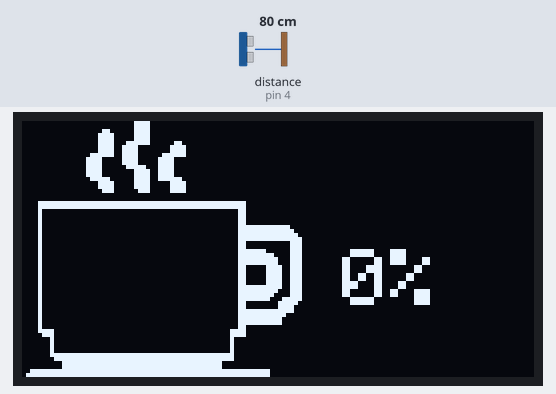
Simulated run of this program. Board: Arduino Uno, built with avr-gcc and run on an emulated ATmega328P. Shown: 128×64 one-colour display. Wiring (inferred from the names in the program): ultrasonic range finder: trigger pin 3; echo pin 4. The test bench sets the inputs (shaded band); at power-on: distance to the obstacle (sensor on pin 4) 80 cm. The echo pulse lasts 58.3 µs per cm; what the program prints to the serial monitor is not drawn.

Above: at 1.3 s.
1.4 s: distance to the obstacle (sensor on pin 4) set to 2 cm
At 4.7 s:
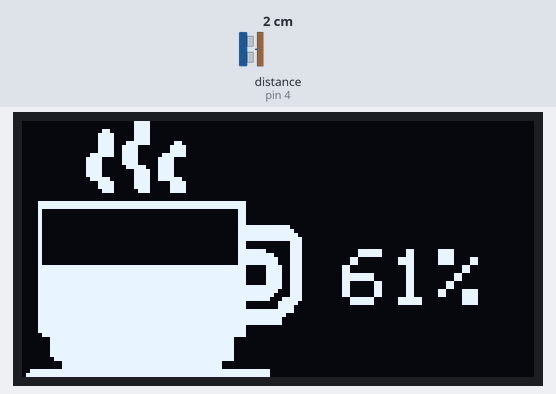
4.8 s: distance to the obstacle (sensor on pin 4) set to 9 cm
At 8.8 s:
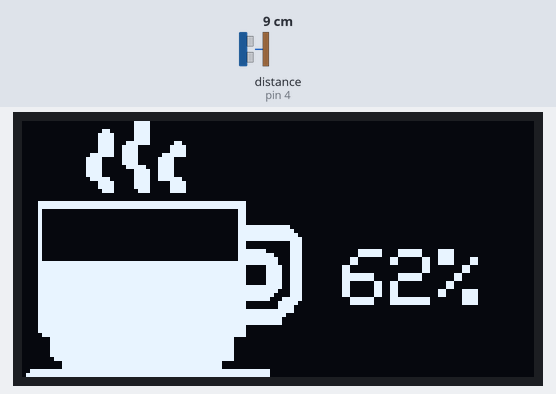
8.9 s: distance to the obstacle (sensor on pin 4) set to 4 cm
At 9.9 s:
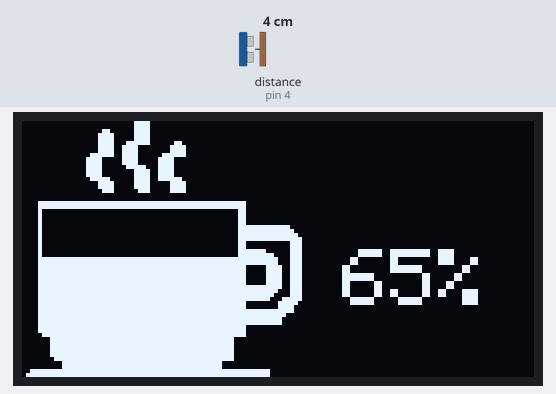
Timing chart, 0 to 11.9 s (numbered marks = the images above; inputs shaded):
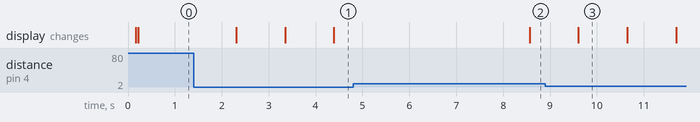

Measured:
- after the input at 1.4 s, the display: first changes after 0.91 s (image 1 shows a later state)
- after the input at 8.9 s, the display: changes after 0.71 s (image 3)
- what the display in image 3 shows lasts 1.0 s, from 9.6 s to 10.6 s

The program:

main.cpp
```cpp
#include <Arduino.h>
#include <SPI.h>
#include <Wire.h>
#include <HCSR04.h>
#include <Adafruit_SSD1306.h>

#include <RollingAverage.hpp>

// Distance Sensor
int triggerPin = 3;
int echoPin = 4;
RollingAverage distances;


// Display
#define SCREEN_WIDTH 128 // OLED display width, in pixels
#define SCREEN_HEIGHT 64 // OLED display height, in pixels
#define SCREEN_ADDRESS 0x3C ///< See datasheet for Address; 0x3D for 128x64, 0x3C for 128x32

int i2cAddress = 0x3C;
Adafruit_SSD1306 display(SCREEN_WIDTH, SCREEN_HEIGHT, &Wire, -1);

// 'Full Cup', 124x64px
const unsigned char bitmap_FullCup [] PROGMEM = {
	0x00, 0x00, 0x00, 0x0f, 0x00, 0x00, 0x00, 0x00, 0x00, 0x00, 0x00, 0x00, 0x00, 0x00, 0x00, 0x00,
	0x00, 0x00, 0x00, 0x0f, 0x00, 0x00, 0x00, 0x00, 0x00, 0x00, 0x00, 0x00, 0x00, 0x00, 0x00, 0x00,
	0x00, 0x00, 0x0c, 0x0f, 0x00, 0x00, 0x00, 0x00, 0x00, 0x00, 0x00, 0x00, 0x00, 0x00, 0x00, 0x00,
	0x00, 0x00, 0x1e, 0x0f, 0x00, 0x00, 0x00, 0x00, 0x00, 0x00, 0x00, 0x00, 0x00, 0x00, 0x00, 0x00,
	0x00, 0x00, 0x1e, 0x0f, 0x00, 0x00, 0x00, 0x00, 0x00, 0x00, 0x00, 0x00, 0x00, 0x00, 0x00, 0x00,
	0x00, 0x00, 0x1e, 0x3f, 0x03, 0x00, 0x00, 0x00, 0x00, 0x00, 0x00, 0x00, 0x00, 0x00, 0x00, 0x00,
	0x00, 0x00, 0x1e, 0x78, 0x07, 0x80, 0x00, 0x00, 0x00, 0x00, 0x00, 0x00, 0x00, 0x00, 0x00, 0x00,
	0x00, 0x00, 0x1e, 0x78, 0x07, 0x80, 0x00, 0x00, 0x00, 0x00, 0x00, 0x00, 0x00, 0x00, 0x00, 0x00,
	0x00, 0x00, 0x7e, 0x78, 0x1f, 0x80, 0x00, 0x00, 0x00, 0x00, 0x00, 0x00, 0x00, 0x00, 0x00, 0x00,
	0x00, 0x00, 0xf0, 0x78, 0x3c, 0x00, 0x00, 0x00, 0x00, 0x00, 0x00, 0x00, 0x00, 0x00, 0x00, 0x00,
	0x00, 0x00, 0xf0, 0x78, 0x3c, 0x00, 0x00, 0x00, 0x00, 0x00, 0x00, 0x00, 0x00, 0x00, 0x00, 0x00,
	0x00, 0x00, 0xf0, 0x3e, 0x3c, 0x00, 0x00, 0x00, 0x00, 0x00, 0x00, 0x00, 0x00, 0x00, 0x00, 0x00,
	0x00, 0x00, 0xf0, 0x0f, 0x3c, 0x00, 0x00, 0x00, 0x00, 0x00, 0x00, 0x00, 0x00, 0x00, 0x00, 0x00,
	0x00, 0x00, 0xf0, 0x0f, 0x3c, 0x00, 0x00, 0x00, 0x00, 0x00, 0x00, 0x00, 0x00, 0x00, 0x00, 0x00,
	0x00, 0x00, 0x7c, 0x0f, 0x3f, 0x00, 0x00, 0x00, 0x00, 0x00, 0x00, 0x00, 0x00, 0x00, 0x00, 0x00,
	0x00, 0x00, 0x1e, 0x0f, 0x07, 0x80, 0x00, 0x00, 0x00, 0x00, 0x00, 0x00, 0x00, 0x00, 0x00, 0x00,
	0x00, 0x00, 0x1e, 0x0f, 0x07, 0x80, 0x00, 0x00, 0x00, 0x00, 0x00, 0x00, 0x00, 0x00, 0x00, 0x00,
	0x00, 0x00, 0x0e, 0x07, 0x07, 0x80, 0x00, 0x00, 0x00, 0x00, 0x00, 0x00, 0x00, 0x00, 0x00, 0x00,
	0x00, 0x00, 0x00, 0x00, 0x00, 0x00, 0x00, 0x00, 0x00, 0x00, 0x00, 0x00, 0x00, 0x00, 0x00, 0x00,
	0x00, 0x00, 0x00, 0x00, 0x00, 0x00, 0x00, 0x00, 0x00, 0x00, 0x00, 0x00, 0x00, 0x00, 0x00, 0x00,
	0x0f, 0xff, 0xff, 0xff, 0xff, 0xff, 0xff, 0x00, 0x00, 0x00, 0x00, 0x00, 0x00, 0x00, 0x00, 0x00,
	0x0f, 0xff, 0xff, 0xff, 0xff, 0xff, 0xff, 0x00, 0x00, 0x00, 0x00, 0x00, 0x00, 0x00, 0x00, 0x00,
	0x0f, 0xff, 0xff, 0xff, 0xff, 0xff, 0xff, 0x00, 0x00, 0x00, 0x00, 0x00, 0x00, 0x00, 0x00, 0x00,
	0x0f, 0xff, 0xff, 0xff, 0xff, 0xff, 0xff, 0x00, 0x00, 0x00, 0x00, 0x00, 0x00, 0x00, 0x00, 0x00,
	0x0f, 0xff, 0xff, 0xff, 0xff, 0xff, 0xff, 0x00, 0x00, 0x00, 0x00, 0x00, 0x00, 0x00, 0x00, 0x00,
	0x0f, 0xff, 0xff, 0xff, 0xff, 0xff, 0xff, 0x00, 0x00, 0x00, 0x00, 0x00, 0x00, 0x00, 0x00, 0x00,
	0x0f, 0xff, 0xff, 0xff, 0xff, 0xff, 0xff, 0xff, 0xe0, 0x00, 0x00, 0x00, 0x00, 0x00, 0x00, 0x00,
	0x0f, 0xff, 0xff, 0xff, 0xff, 0xff, 0xff, 0xff, 0xf0, 0x00, 0x00, 0x00, 0x00, 0x00, 0x00, 0x00,
	0x0f, 0xff, 0xff, 0xff, 0xff, 0xff, 0xff, 0xff, 0xf8, 0x00, 0x00, 0x00, 0x00, 0x00, 0x00, 0x00,
	0x0f, 0xff, 0xff, 0xff, 0xff, 0xff, 0xff, 0xff, 0xfc, 0x00, 0x00, 0x00, 0x00, 0x00, 0x00, 0x00,
	0x0f, 0xff, 0xff, 0xff, 0xff, 0xff, 0xff, 0x00, 0x1c, 0x00, 0x00, 0x00, 0x00, 0x00, 0x00, 0x00,
	0x0f, 0xff, 0xff, 0xff, 0xff, 0xff, 0xff, 0x00, 0x1c, 0x00, 0x00, 0x00, 0x00, 0x00, 0x00, 0x00,
	0x0f, 0xff, 0xff, 0xff, 0xff, 0xff, 0xff, 0xf8, 0x1c, 0x00, 0x00, 0x00, 0x00, 0x00, 0x00, 0x00,
	0x0f, 0xff, 0xff, 0xff, 0xff, 0xff, 0xff, 0xfe, 0x1c, 0x00, 0x00, 0x00, 0x00, 0x00, 0x00, 0x00,
	0x0f, 0xff, 0xff, 0xff, 0xff, 0xff, 0xff, 0xff, 0x1c, 0x00, 0x00, 0x00, 0x00, 0x00, 0x00, 0x00,
	0x0f, 0xff, 0xff, 0xff, 0xff, 0xff, 0xff, 0xff, 0x1c, 0x00, 0x00, 0x00, 0x00, 0x00, 0x00, 0x00,
	0x0f, 0xff, 0xff, 0xff, 0xff, 0xff, 0xff, 0x07, 0x9c, 0x00, 0x00, 0x00, 0x00, 0x00, 0x00, 0x00,
	0x0f, 0xff, 0xff, 0xff, 0xff, 0xff, 0xff, 0x07, 0x9c, 0x00, 0x00, 0x00, 0x00, 0x00, 0x00, 0x00,
	0x0f, 0xff, 0xff, 0xff, 0xff, 0xff, 0xff, 0x07, 0x9c, 0x00, 0x00, 0x00, 0x00, 0x00, 0x00, 0x00,
	0x0f, 0xff, 0xff, 0xff, 0xff, 0xff, 0xff, 0x07, 0x9c, 0x00, 0x00, 0x00, 0x00, 0x00, 0x00, 0x00,
	0x0f, 0xff, 0xff, 0xff, 0xff, 0xff, 0xff, 0x07, 0x9c, 0x00, 0x00, 0x00, 0x00, 0x00, 0x00, 0x00,
	0x0f, 0xff, 0xff, 0xff, 0xff, 0xff, 0xff, 0xff, 0x9c, 0x00, 0x00, 0x00, 0x00, 0x00, 0x00, 0x00,
	0x0f, 0xff, 0xff, 0xff, 0xff, 0xff, 0xff, 0xff, 0x1c, 0x00, 0x00, 0x00, 0x00, 0x00, 0x00, 0x00,
	0x0f, 0xff, 0xff, 0xff, 0xff, 0xff, 0xff, 0xfe, 0x1c, 0x00, 0x00, 0x00, 0x00, 0x00, 0x00, 0x00,
	0x0f, 0xff, 0xff, 0xff, 0xff, 0xff, 0xff, 0xfc, 0x7c, 0x00, 0x00, 0x00, 0x00, 0x00, 0x00, 0x00,
	0x0f, 0xff, 0xff, 0xff, 0xff, 0xff, 0xff, 0x00, 0xf8, 0x00, 0x00, 0x00, 0x00, 0x00, 0x00, 0x00,
	0x0f, 0xff, 0xff, 0xff, 0xff, 0xff, 0xff, 0x00, 0xf0, 0x00, 0x00, 0x00, 0x00, 0x00, 0x00, 0x00,
	0x0f, 0xff, 0xff, 0xff, 0xff, 0xff, 0xff, 0xff, 0xf0, 0x00, 0x00, 0x00, 0x00, 0x00, 0x00, 0x00,
	0x0f, 0xff, 0xff, 0xff, 0xff, 0xff, 0xff, 0xff, 0xc0, 0x00, 0x00, 0x00, 0x00, 0x00, 0x00, 0x00,
	0x0f, 0xff, 0xff, 0xff, 0xff, 0xff, 0xff, 0xff, 0x80, 0x00, 0x00, 0x00, 0x00, 0x00, 0x00, 0x00,
	0x0f, 0xff, 0xff, 0xff, 0xff, 0xff, 0xff, 0xff, 0x80, 0x00, 0x00, 0x00, 0x00, 0x00, 0x00, 0x00,
	0x0f, 0xff, 0xff, 0xff, 0xff, 0xff, 0xff, 0x00, 0x00, 0x00, 0x00, 0x00, 0x00, 0x00, 0x00, 0x00,
	0x0f, 0xff, 0xff, 0xff, 0xff, 0xff, 0xff, 0x00, 0x00, 0x00, 0x00, 0x00, 0x00, 0x00, 0x00, 0x00,
	0x07, 0xff, 0xff, 0xff, 0xff, 0xff, 0xff, 0x00, 0x00, 0x00, 0x00, 0x00, 0x00, 0x00, 0x00, 0x00,
	0x01, 0xff, 0xff, 0xff, 0xff, 0xff, 0xf8, 0x00, 0x00, 0x00, 0x00, 0x00, 0x00, 0x00, 0x00, 0x00,
	0x01, 0xff, 0xff, 0xff, 0xff, 0xff, 0xf8, 0x00, 0x00, 0x00, 0x00, 0x00, 0x00, 0x00, 0x00, 0x00,
	0x01, 0xff, 0xff, 0xff, 0xff, 0xff, 0xf8, 0x00, 0x00, 0x00, 0x00, 0x00, 0x00, 0x00, 0x00, 0x00,
	0x01, 0xff, 0xff, 0xff, 0xff, 0xff, 0xf8, 0x00, 0x00, 0x00, 0x00, 0x00, 0x00, 0x00, 0x00, 0x00,
	0x01, 0xff, 0xff, 0xff, 0xff, 0xff, 0xf8, 0x00, 0x00, 0x00, 0x00, 0x00, 0x00, 0x00, 0x00, 0x00,
	0x00, 0xff, 0xff, 0xff, 0xff, 0xff, 0xf8, 0x00, 0x00, 0x00, 0x00, 0x00, 0x00, 0x00, 0x00, 0x00,
	0x00, 0x3f, 0xff, 0xff, 0xff, 0xff, 0xc0, 0x00, 0x00, 0x00, 0x00, 0x00, 0x00, 0x00, 0x00, 0x00,
	0x00, 0x3f, 0xff, 0xff, 0xff, 0xff, 0xc0, 0x00, 0x00, 0x00, 0x00, 0x00, 0x00, 0x00, 0x00, 0x00,
	0x3f, 0xff, 0xff, 0xff, 0xff, 0xff, 0xff, 0xfc, 0x00, 0x00, 0x00, 0x00, 0x00, 0x00, 0x00, 0x00,
	0x7f, 0xff, 0xff, 0xff, 0xff, 0xff, 0xff, 0xfc, 0x00, 0x00, 0x00, 0x00, 0x00, 0x00, 0x00, 0x00
};

int getUltraSonicDistance(){
	float duration, distance;
	// Send a short, low pulse to the trigger pin to start
	digitalWrite(triggerPin, LOW);
	delayMicroseconds(2);

	// Send a 10-microsecond HIGH pulse to trigger the sensor
	digitalWrite(triggerPin, HIGH);
	delayMicroseconds(10);
	digitalWrite(triggerPin, LOW);

	// Measure the duration of the pulse traveling to the object and back
	duration = pulseIn(echoPin, HIGH);

	// Calculate the distance using the formula: distance = (time * speed of sound) / 2
	// Speed of sound is approximately 0.034 cm/microsecond
	distance = duration * 0.34 / 2;

	// Print the calculated distance to the Serial Monitor
	Serial.print("Distance: ");
	Serial.print(distance);
	Serial.println(" mm");

	return int(distance);
}
// Distance Functions
int getWaterLevel(){

	// (Max - Current)/(Max - Min) * 100
	int distance = getUltraSonicDistance();
	if (distance > 200) distance = 200;
	distances.addValue(distance);
	float avg = distances.getAverage();

	int p = (float(200 - avg)/float(200-20)) * 100;

	if (avg > 185) p = 0;

	Serial.print("Average:");
	Serial.println(avg);
	Serial.print("Percent:");
	Serial.println(p);

	return p;
}

// Display Functions
void updateCup(int p){
	int cupXStart1 = 5;
	int cupXEnd1 = 54;
	int cupXStart2 = 8;
	int cupXEnd2 = 52;
	int cupX2StartY = 52;
	int cupYStart = 22;
	int cupYEnd = 58;
	int linesTotalCount = cupYEnd - cupYStart;

	display.clearDisplay();
	display.drawBitmap(0,0, bitmap_FullCup, 124, 64, WHITE);

	int linesToRemove = float(1.0 - float(p/100.0)) * linesTotalCount;

	Serial.println(p);

	if (linesToRemove > (cupX2StartY - cupYStart)) {
		display.fillRect(cupXStart1, cupYStart, (cupXEnd1-cupXStart1), (cupX2StartY-cupYStart), BLACK);
		linesToRemove = linesToRemove - (cupX2StartY-cupYStart);
		display.fillRect(cupXStart2, cupX2StartY, (cupXEnd2-cupXStart2), linesToRemove, BLACK);
	} else {
		display.fillRect(cupXStart1, cupYStart, (cupXEnd1-cupXStart1), linesToRemove, BLACK);
	}
}

void updateDisplay(int p){

	display.clearDisplay();

	updateCup(p);

	display.setCursor(80, 32);
    display.println(String(p)+"%");
    display.display();
}

void setup()
{
	delay(100);

	Serial.begin(115200);
	  // Set the trigger pin as an output
  	pinMode(triggerPin, OUTPUT);
	// Set the echo pin as an input
	pinMode(echoPin, INPUT);

	if(!display.begin(SSD1306_SWITCHCAPVCC, SCREEN_ADDRESS)) {
		Serial.println(F("SSD1306 allocation failed"));
		while(1);
	}
	Serial.println("No Loop");
	display.clearDisplay();
	display.setTextColor(WHITE, BLACK);
	display.setTextSize(2);
	display.drawBitmap(0,0, bitmap_FullCup, 124, 64, WHITE);
	display.display();
}

void loop()
{
    int p = getWaterLevel();
	updateDisplay(p);
	delay(1000);
}
```
